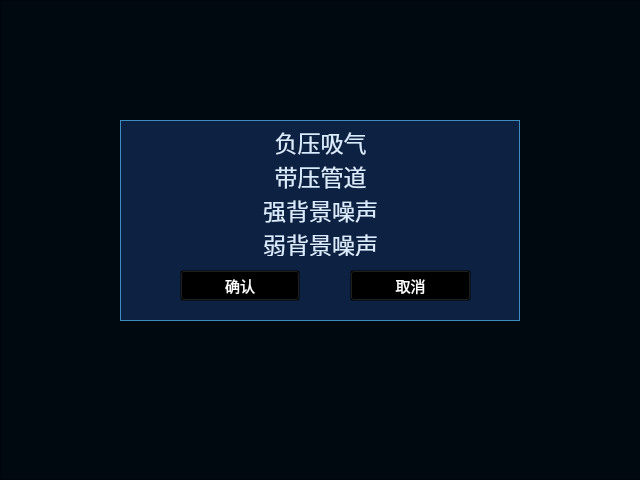
<?xml version="1.0" encoding="UTF-8"?>
<ui version="4.0">
 <class>hp_dialog_smartscenes</class>
 <widget class="QWidget" name="hp_dialog_smartscenes">
  <property name="geometry">
   <rect>
    <x>0</x>
    <y>0</y>
    <width>640</width>
    <height>480</height>
   </rect>
  </property>
  <property name="windowTitle">
   <string>Form</string>
  </property>
  <widget class="QFrame" name="frame_2">
   <property name="geometry">
    <rect>
     <x>0</x>
     <y>0</y>
     <width>800</width>
     <height>480</height>
    </rect>
   </property>
   <property name="styleSheet">
    <string notr="true">QFrame{background-color: rgb(0, 8, 16);}</string>
   </property>
   <property name="frameShape">
    <enum>QFrame::StyledPanel</enum>
   </property>
   <property name="frameShadow">
    <enum>QFrame::Raised</enum>
   </property>
   <widget class="QFrame" name="frame">
    <property name="geometry">
     <rect>
      <x>120</x>
      <y>120</y>
      <width>400</width>
      <height>201</height>
     </rect>
    </property>
    <property name="styleSheet">
     <string notr="true">QFrame{
background-color:rgb(13, 34, 67);
border :1px solid rgb(62, 139, 192);
}</string>
    </property>
    <property name="frameShape">
     <enum>QFrame::StyledPanel</enum>
    </property>
    <property name="frameShadow">
     <enum>QFrame::Raised</enum>
    </property>
    <widget class="QListWidget" name="listWidget_tempType">
     <property name="geometry">
      <rect>
       <x>5</x>
       <y>5</y>
       <width>391</width>
       <height>131</height>
      </rect>
     </property>
     <property name="font">
      <font>
       <pointsize>17</pointsize>
      </font>
     </property>
     <property name="styleSheet">
      <string notr="true">QAbstractItemView {
	color:rgb(216, 235, 255);
	background-color:rgb(13, 34, 67);
border :0px solid rgb(62, 139, 192);
}
QAbstractItemView::item:selected {
	color: #ffffff;
	background-color: #000000;
}
QListView::item:selected{
	background:rgba(0, 221, 253,150);
	border:0px solid rgb(0, 221, 253);
}
QListView::item:selected:!active{
    border:0px solid rgb(0, 221, 253);
	background:rgba(0, 221, 253,150);
}</string>
     </property>
     <property name="verticalScrollBarPolicy">
      <enum>Qt::ScrollBarAlwaysOff</enum>
     </property>
     <property name="horizontalScrollBarPolicy">
      <enum>Qt::ScrollBarAlwaysOff</enum>
     </property>
     <property name="flow">
      <enum>QListView::TopToBottom</enum>
     </property>
     <property name="currentRow">
      <number>-1</number>
     </property>
     <item>
      <property name="text">
       <string>负压吸气</string>
      </property>
      <property name="textAlignment">
       <set>AlignCenter</set>
      </property>
     </item>
     <item>
      <property name="text">
       <string>带压管道</string>
      </property>
      <property name="textAlignment">
       <set>AlignCenter</set>
      </property>
     </item>
     <item>
      <property name="text">
       <string>强背景噪声</string>
      </property>
      <property name="textAlignment">
       <set>AlignCenter</set>
      </property>
     </item>
     <item>
      <property name="text">
       <string>弱背景噪声</string>
      </property>
      <property name="textAlignment">
       <set>AlignCenter</set>
      </property>
     </item>
    </widget>
    <widget class="QToolButton" name="toolButton_ok">
     <property name="geometry">
      <rect>
       <x>60</x>
       <y>150</y>
       <width>120</width>
       <height>31</height>
      </rect>
     </property>
     <property name="font">
      <font>
       <family>微软雅黑</family>
       <pointsize>11</pointsize>
       <weight>50</weight>
       <bold>false</bold>
      </font>
     </property>
     <property name="styleSheet">
      <string notr="true">
QToolButton{
background:transparent;
border-image: url(:/res/label_Background_n.png);
color:white;
}

QToolButton::pressed{
background:transparent;
border-image: url(:/res/label_Background_s.png);color:white;
}
QToolButton::focus{
background:transparent;
border-image: url(:/res/label_Background_s.png);color:white;
}</string>
     </property>
     <property name="text">
      <string>确认</string>
     </property>
     <property name="toolButtonStyle">
      <enum>Qt::ToolButtonIconOnly</enum>
     </property>
    </widget>
    <widget class="QToolButton" name="toolButton_cancel">
     <property name="geometry">
      <rect>
       <x>230</x>
       <y>150</y>
       <width>121</width>
       <height>31</height>
      </rect>
     </property>
     <property name="font">
      <font>
       <family>微软雅黑</family>
       <pointsize>11</pointsize>
       <weight>50</weight>
       <bold>false</bold>
      </font>
     </property>
     <property name="styleSheet">
      <string notr="true">
QToolButton{
background:transparent;
border-image: url(:/res/label_Background_n.png);
color:white;
}

QToolButton::pressed{
background:transparent;
border-image: url(:/res/label_Background_s.png);color:white;
}
QToolButton::focus{
background:transparent;
border-image: url(:/res/label_Background_s.png);color:white;
}</string>
     </property>
     <property name="text">
      <string>取消</string>
     </property>
     <property name="toolButtonStyle">
      <enum>Qt::ToolButtonIconOnly</enum>
     </property>
    </widget>
    <zorder>toolButton_ok</zorder>
    <zorder>listWidget_tempType</zorder>
    <zorder>toolButton_cancel</zorder>
   </widget>
  </widget>
 </widget>
 <resources/>
 <connections/>
</ui>
